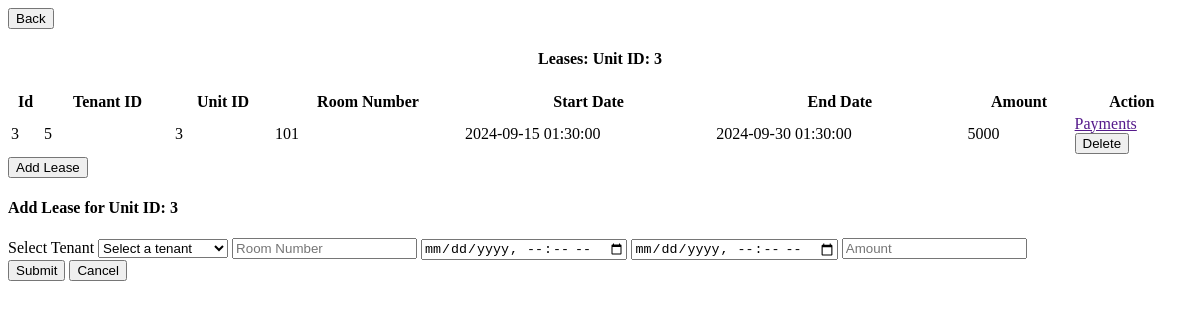
/admin-unit-leases/3, run on an earlier commit of the app's database.
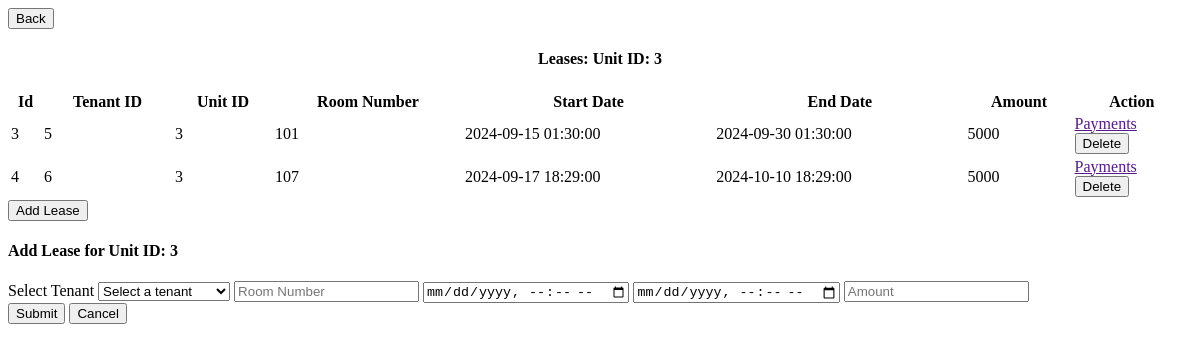
And on a later commit of the database.
### models.py (models this page shows)
class Lease(Base):
    __tablename__ = 'leases'
    id = Column(Integer, primary_key=True, index=True)
    tenant_id = Column(Integer, ForeignKey('users.id'))
    unit_id = Column(Integer, ForeignKey('units.id'))
    room_number = Column(Integer, nullable=False)
    start_date = Column(DateTime)
    end_date = Column(DateTime)
    rent_amount = Column(Numeric)
    tenant = relationship('User', back_populates='leases')
    unit = relationship('Unit', back_populates='lease')
    reminders = relationship('PaymentReminder', back_populates='lease')
    confirmations = relationship('PaymentConfirmation', back_populates='lease')
    receipts = relationship('Receipt', back_populates='lease')
    created_at = Column(DateTime, default=datetime.datetime.utcnow)
    updated_at = Column(DateTime, default=datetime.datetime.utcnow, onupdate=datetime.datetime.utcnow)
    def to_dict(self):
        return {
            "id": self.id,
            "tenant_id": self.tenant_id,
            "unit_id": self.unit_id,
            "unit_room_number":self.room_number,
            "start_date": self.start_date.isoformat() if self.start_date else None,
            "end_date": self.end_date.isoformat() if self.end_date else None,
            "rent_amount": float(self.rent_amount) if self.rent_amount else None,
            "created_at": self.created_at.isoformat() if self.created_at else None,
            "updated_at": self.updated_at.isoformat() if self.updated_at else None,
            "reminders": [reminder.id for reminder in self.reminders],  # List of related reminder IDs
            "confirmations": [confirmation.id for confirmation in self.confirmations],  # List of related confirmation IDs
            "receipts": [receipt.id for receipt in self.receipts]  # List of related receipt IDs
        }

### new_server.py (the view)
@app.route('/admin-unit-leases/<int:unit_id>', methods=['GET'])
def get_unit_lease(unit_id):
    unit = db_session.query(Unit).filter_by(id=unit_id).first()
    back_property_id = unit.property_id
    leases = db_session.query(Lease).filter_by(unit_id=unit_id).all()
    leases2 = db_session.query(Lease).filter_by(unit_id=unit_id).all()
    print(f"fetched lease for unit is {leases}")
    for lease in leases2:
        print(f"fetched lease dict is : {lease.to_dict()}")
    users = db_session.query(User).filter_by(user_type="Tenant").all()
    return render_template(
        'admin_leases.html',
        leases=leases,
        users=users,  # Pass the users for the dropdown
        header_title="Leases",
        front_unit_id=unit_id,
        back_property_id=back_property_id
    )

### new_server.py (called while the page is built)
@app.template_filter()
def numberFormat(value):
    return format(int(value), 'd')

### templates/admin_leases.html (shortened to what this page needs)
<div class="back-container">
    <div class="button-container">
        <button class="button" hx-get="http://localhost:5000/admin-property-units/{{back_property_id}}"
            hx-target="#dashboard-container"
            hx-swap="innerHTML"
            onclick="activateDashboardContainer()">Back
        </button>
    </div>
</div>
<h4 style="text-align: center;" id="value_header">{{header_title}}: Unit ID: {{front_unit_id}}</h4>
<table id="example" class="display" style="width:100%">
    <thead>
        <tr>
            <th>Id</th>
            <th>Tenant ID</th>
            <th>Unit ID</th>
            <th>Room Number</th>
            <th>Start Date</th>
            <th>End Date</th>
            <th>Amount</th>
            <th>Action</th>
        </tr>
    </thead>
    <tbody>
        {% for lease in leases %}
        <tr id="lease-{{lease.id}}">
            <td>{{lease.id}}</td>
            <td>{{lease.tenant_id}}</td>
            <td>{{lease.unit_id}}</td>
            <td>{{lease.room_number}}</td>
            <td>{{lease.start_date}}</td>
            <td>{{lease.end_date}}</td>
            <td>{{lease.rent_amount | numberFormat}}</td>
            <td>
                <div class="table-button-container">
                    <a href="" class="table-button" hx-get="http://localhost:5000/admin-lease-payments/{{lease.id}}/{{lease.tenant_id}}"
                        hx-target="#dashboard-container"
                        hx-swap="innerHTML"
                        onclick="activateDashboardContainer()">Payments
                    </a>
                </div>
                <div class="table-button-container">
                    <button class="table-button" onclick="deleteLease('{{ lease.id }}')">Delete</button>
                </div>
            </td>
        </tr>
        {% endfor %}
    </tbody>
</table>
<div class="back-container">
    <div class="button-container">
        <button class="button" onclick="loadAddLeaseFormModal()">Add Lease</button>
    </div>
</div>
<div id="add_lease_modal" class="modal">
    <div class="modal-content">
        <div class="form-square" id="form-holder">
            <form id="add-lease-form" class="right-square">
                <h4 id="header_with_unit_id">Add Lease for Unit ID: {{front_unit_id}}</h4>
                <label for="tenant_id">Select Tenant</label>
                <select id="tenant_id" name="tenant_id" required>
                    <option value="" disabled selected>Select a tenant</option>
                </select>
                <input type="text" id="room_number" name="room_number" placeholder="Room Number" required>
                <input type="datetime-local" id="start_date" name="start_date" required>
                <input type="datetime-local" id="end_date" name="end_date" required>
                <input type="number" id="rent_amount" name="rent_amount" placeholder="Amount" required>
                <div class="button-container">
                    <button class="button" id="confirmLeaseButton" type="submit">Submit</button>
                    <button class="button" id="cancelLeaseButton" type="button">Cancel</button>
                </div>
            </form>
        </div>
    </div>
</div>

What changed in the data, as far as the page shows it:
added Lease: id "4", tenant_id "6", unit_id "3", room_number "107", start_date "2024-09-17 18:29:00", end_date "2024-10-10 18:29:00", rent_amount|numberFormat "5000"
